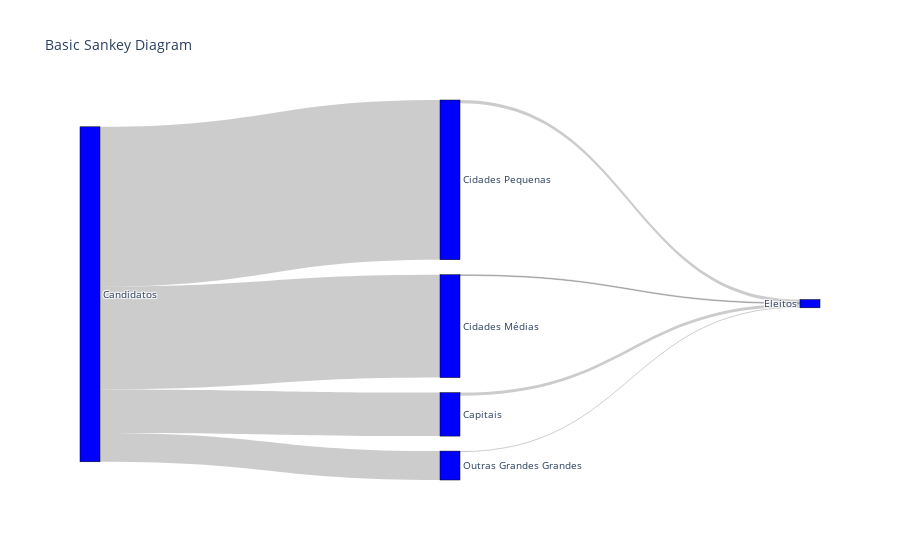

Notebook code for this chart:
### Code cell
partido = 'PSOL'
fig = go.Figure(data=[go.Sankey(
    node = dict(
      pad = 15,
      thickness = 20,
      line = dict(color = "black", width = 0.5),
      label = ["Candidatos", "Capitais", "Outras Grandes Grandes", "Cidades Médias", "Cidades Pequenas",
               "Eleitos"],
      color = "blue"
    ),
    link = dict(
      source = [0, 0, 0, 0, 1, 2, 3, 4],
      target = [1, 2, 3, 4, 5, 5, 5, 5],
      value = [df_out.loc[partido,'cand_cap_grandes']+df_out.loc[partido,'cand_cap_medias'],
               df_out.loc[partido,'cand_outras_grandes'],
               df_out.loc[partido,'cand_medias'],
               df_out.loc[partido,'cand_pequenas'],
               df_out.loc[partido,'cand_cap_grandes_ele']+df_out.loc[partido,'cand_cap_medias_ele'],
               df_out.loc[partido,'cand_outras_grandes_ele'],
               df_out.loc[partido,'cand_medias_ele'],
               df_out.loc[partido,'cand_pequenas_ele']]
  ))])

fig.update_layout(title_text="Basic Sankey Diagram", font_size=10)
fig.show()

### Figure 1 — Plotly figure (JSON) as saved in the notebook; plotly's stock layout.template omitted (floating-point values rounded to 4 significant figures)
{"data": [{"link": {"source": [0, 0, 0, 0, 1, 2, 3, 4], "target": [1, 2, 3, 4, 5, 5, 5, 5], "value": [433, 288, 1025, 1591, 30, 11, 8, 33]}, "node": {"color": "blue", "label": ["Candidatos", "Capitais", "Outras Grandes Grandes", "Cidades Médias", "Cidades Pequenas", "Eleitos"], "line": {"color": "black", "width": 0.5}, "pad": 15, "thickness": 20}, "type": "sankey"}], "layout": {"font": {"size": 10}, "title": {"text": "Basic Sankey Diagram"}}}
